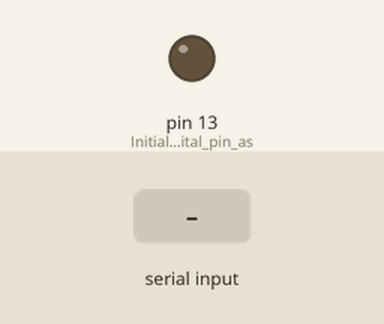
Recording of a sketch running on a simulated Arduino Uno, built with avr-gcc and run on an emulated ATmega328P. On the bench: output pins drawn as LEDs (lit = HIGH). The test bench sets the inputs (shaded band). What the sketch prints to the serial monitor is not drawn.

Above: at 1.2 s.
1.3 s: "start\n" received over Serial
At 2.8 s:
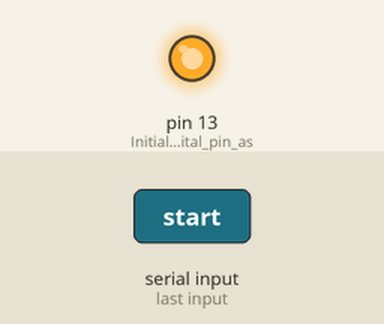
4.3 s: "stop\n" received over Serial
At 5.4 s:
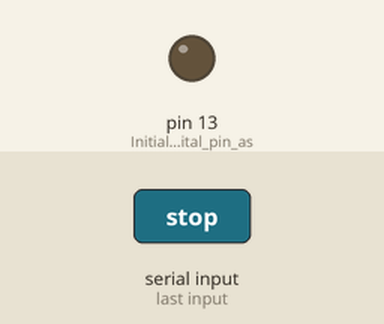
Timing chart, 0 to 7.3 s (numbered marks = the images above; inputs shaded):
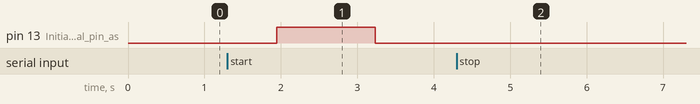

Measured:
- after the input at 1.3 s, pin 13 (Initialize_digital_pin_as): LOW → HIGH after 0.65 s, → LOW 1.3 s later
- after the input at 4.3 s, pin 13 (Initialize_digital_pin_as): stops changing and stays LOW

The sketch:

Breathing_LED.ino
```cpp
/*
	Project 4.1 Breathing LED

	Breathing light, that is, LED is turned from off to on gradually, and gradually from on to off, just like "breathing".
	We will use PWM to control the brightness of an LED.
*/

String command; // Declare variables

// The setup function runs once when you press reset or power the board
void setup() {
	pinMode(LED_BUILTIN, OUTPUT); // Initialize digital pin as an output
	Serial.begin(9600); // Initialize serial communication
}

void loop() {
	int time_period = 5; // Declare variable

	detect_trigger_word();

	while (command == "start") {
		// Make light fade in
		for (int i = 0; i < 256; i++) {
			analogWrite(LED_BUILTIN, i);

			if (i % 5 == 0) Serial.print("on," + String(i));

			custom_delay(time_period); // Wait for a time and return string variable

			if (command == "stop") break;
		}

		if (command == "stop") {stop(); break;}

		// Make light fade out
		for (int i = 255; i > -1; i--) {
			analogWrite(LED_BUILTIN, i);

			if (i % 5 == 0) Serial.print("on," + String(i));

			custom_delay(time_period); // Wait for a time and return string variable

			if (command == "stop") {stop(); break;}
		}
	}
}

void stop() {
	analogWrite(LED_BUILTIN, 0);
	Serial.write("off"); // Write binary data to the serial port
}

// Function for custom time delay
void custom_delay(int time_period) {
	unsigned long time_now = millis(); // Return the number of milliseconds passed since the Arduino board began running the current program

	while (millis() < time_now + time_period) {
		detect_trigger_word();

		if (command == "stop") break;
	}
}

void detect_trigger_word() {
	String aux;

	if (Serial.available() > 0) { // Serial.available() -> Get the number of bytes (characters) available for reading from the serial port
		aux = Serial.readStringUntil('\n'); // Read incoming serial data

		if (aux == "start" || aux == "stop") {command = aux;}
	}
}
```
